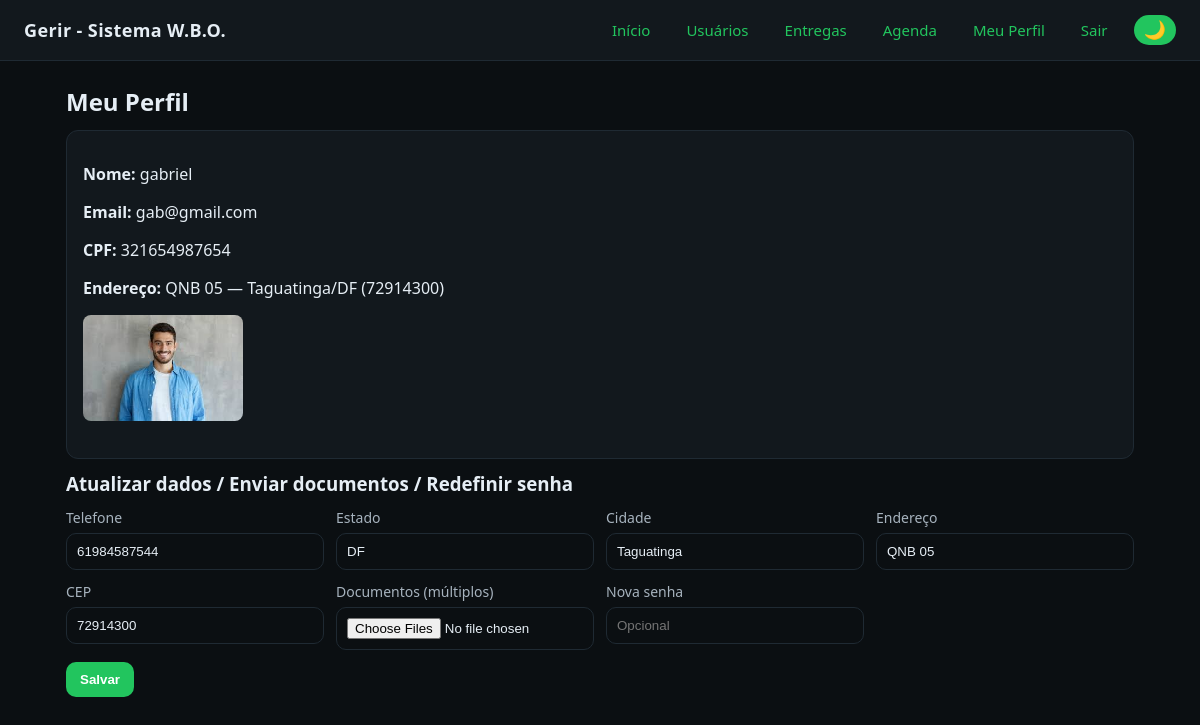
Screenshot of /profile (signed in) with the database file from the repository.
### app.py (models this page shows, shortened)
class User(db.Model, UserMixin):
    __tablename__ = "users"
    id = db.Column(db.Integer, primary_key=True)
    foto = db.Column(db.String(255))
    nome = db.Column(db.String(120), nullable=False)
    cpf = db.Column(db.String(20), unique=True, nullable=False)
    telefone = db.Column(db.String(30))
    email = db.Column(db.String(120), unique=True, nullable=False)
    data_nascimento = db.Column(db.String(10))   # formato dd/mm/aaaa (simples)
    estado_civil = db.Column(db.String(30))
    estado = db.Column(db.String(2))
    cidade = db.Column(db.String(80))
    endereco = db.Column(db.String(160))
    cep = db.Column(db.String(20))
    role = db.Column(db.String(20), nullable=False, default="ENTREGADOR")  # 🔹 Mantém padrão entregador
    password_hash = db.Column(db.String(255), nullable=False)
    documentos = db.Column(db.Text)  # exemplo: "rg.pdf;cnp.pdf"
    criado_em = db.Column(db.DateTime, default=datetime.utcnow)  # 🔹 Novo campo: data de criação
    atualizado_em = db.Column(db.DateTime, default=datetime.utcnow, onupdate=datetime.utcnow)
    agendas = db.relationship(
        "Agenda", back_populates="entregador",
        cascade="all, delete-orphan"   # 🔹 Agora sincronizado com o modelo Agenda
    )

### app.py (the view)
        def inner(*args, **kwargs):
            if not current_user.is_authenticated:
                return login_manager.unauthorized()
            if current_user.role not in roles:
                abort(403)
            return fn(*args, **kwargs)

### app.py (called while the page is built, shortened)
@login_manager.user_loader
def load_user(user_id):
    return User.query.get(int(user_id))

def require_roles(*roles):
    def wrapper(fn):
        def inner(*args, **kwargs):
            if not current_user.is_authenticated:
                return login_manager.unauthorized()
            if current_user.role not in roles:
                abort(403)
            return fn(*args, **kwargs)
        inner.__name__ = fn.__name__
        return inner
    return wrapper

@app.route("/profile", methods=["GET", "POST"])
@login_required
@require_roles(ROLE_ENTREGADOR)
def profile():
    u = current_user
    docs = [d for d in (u.documentos or "").split(";") if d]
    return render_template("profile.html", user=u, docs=docs)

### templates/profile.html (shortened to what this page needs)
{% extends "base.html" %}
{% block content %}
<h2>Meu Perfil</h2>
<div class="card">
  <p><b>Nome:</b> {{ user.nome }}</p>
  <p><b>Email:</b> {{ user.email }}</p>
  <p><b>CPF:</b> {{ user.cpf }}</p>
  <p><b>Endereço:</b> {{ user.endereco }} — {{ user.cidade }}/{{ user.estado }} ({{ user.cep }})</p>
  {% if user.foto %}
    <p><img src="{{ url_for('uploaded_file', filename=user.foto) }}" alt="foto" style="max-width:160px;border-radius:8px;"></p>
  {% endif %}
</div>
<h3>Atualizar dados / Enviar documentos / Redefinir senha</h3>
<form method="post" enctype="multipart/form-data" class="grid-form">
  <label>Telefone<input name="telefone" value="{{ user.telefone or '' }}"></label>
  <label>Estado<input name="estado" value="{{ user.estado or '' }}"></label>
  <label>Cidade<input name="cidade" value="{{ user.cidade or '' }}"></label>
  <label>Endereço<input name="endereco" value="{{ user.endereco or '' }}"></label>
  <label>CEP<input name="cep" value="{{ user.cep or '' }}"></label>
  <label>Documentos (múltiplos)
    <input type="file" name="documentos" multiple>
  </label>
  <label>Nova senha
    <input type="password" name="nova_senha" placeholder="Opcional">
  </label>
  <div class="actions">
    <button type="submit">Salvar</button>
  </div>
</form>
{% endblock %}

### static/styles.css (style rules this page uses)
:root { --bg:#0b0f12; --card:#12181d; --text:#e6eef5; --muted:#a7b3be; --brand:#22c55e; --danger:#ef4444; --warn:#f59e0b; }
* { box-sizing:border-box }
body { margin:0; font-family:system-ui,-apple-system,Segoe UI,Roboto,Ubuntu,Arial,sans-serif; background:var(--bg); color:var(--text) }
.card { background:var(--card);border:1px solid #1f2a33;border-radius:12px;padding:16px;margin:12px 0 }
.btn, button { background:var(--brand);color:#fff;border:none;padding:10px 14px;border-radius:10px;cursor:pointer;font-weight:600 }
.grid-form { display:grid;grid-template-columns:repeat(auto-fit,minmax(240px,1fr));gap:12px }
.grid-form label { display:flex;flex-direction:column;font-size:14px;color:var(--muted) }
.grid-form input,.grid-form select { margin-top:6px;background:var(--bg);border:1px solid #1f2a33;color:var(--text);padding:10px;border-radius:10px }
.grid-form .actions { grid-column:1/-1;display:flex;gap:10px }
h2,h3,h4 { margin:8px 0 12px }

### rows the page displays
User: nome "gabriel", email "gab@gmail.com", cpf "321654987654", endereco "QNB 05", cidade "Taguatinga", estado "DF", cep "72914300", foto (picture), telefone "61984587544"
